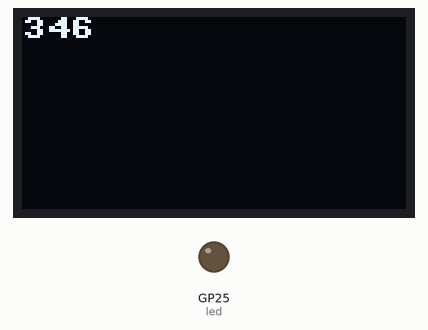
This program was run on a simulated Raspberry Pi Pico running MicroPython. On the bench: 128×64 one-colour display, output pins drawn as LEDs (lit = HIGH). Library files of the repository ran but are not shown: ssd1306.py.

Above: at 0.52 s.
At 5.25 s:
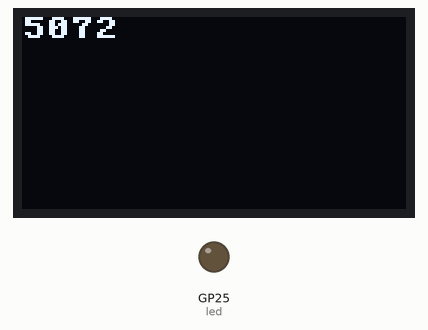
At 10.29 s:
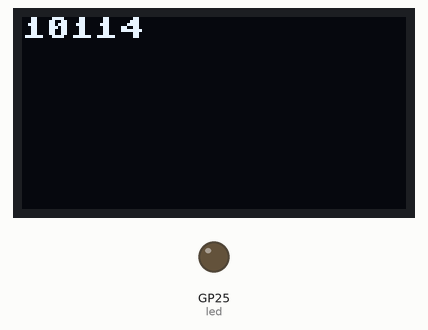
At 20.07 s:
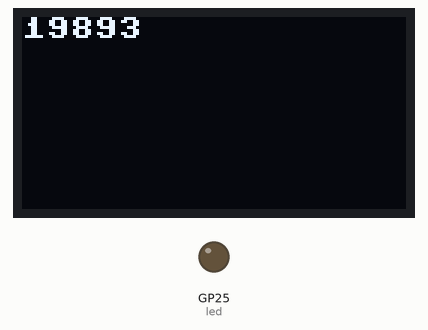
At 29.85 s:
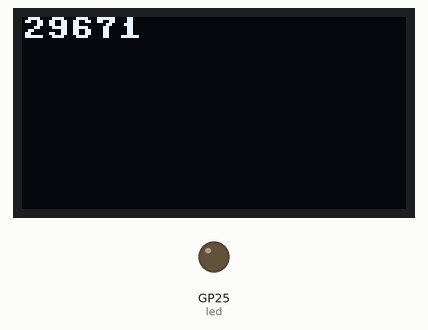
At 39.63 s:
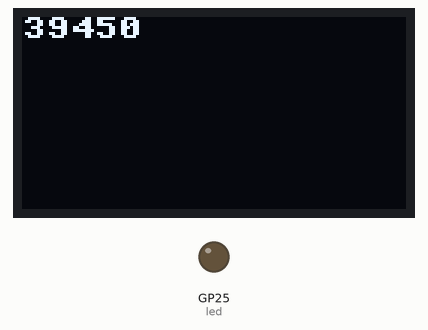

The program:

main.py
```python
from machine import Pin, I2C
from ssd1306 import SSD1306_I2C as oled
import time

# turn on pico LED
led = Pin('LED', Pin.OUT)
led.value(0)

# I2C bus 0
i2c = I2C(0, scl=Pin(17), sda=Pin(16), freq=400000)
addr = 0x3d
disp = oled(128, 64, i2c, addr)

disp.init_display()
while True:
    disp.fill(0)
    # time = milliseconds
    disp.text(str(time.ticks_ms()), 0, 0)
    disp.show()
```
